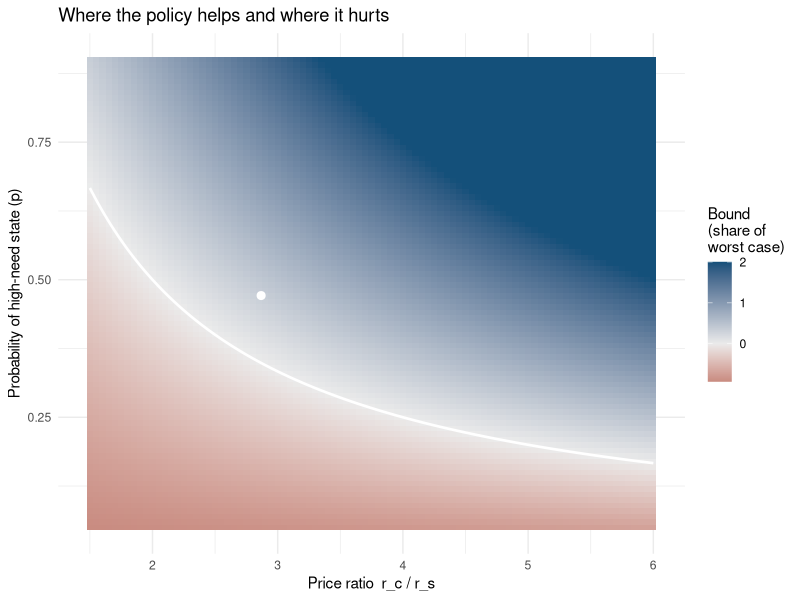
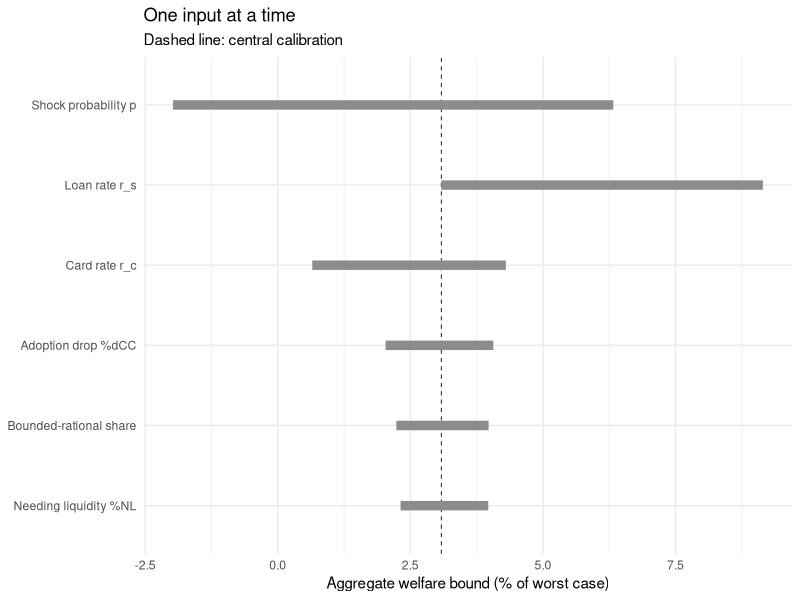

Generate these figures, in order, with R:
## ---- chunk 1
#| echo: true
#| message: false
#| warning: false

# --- Calibration inputs, as reported in the source study ---------------------
# Rate ranges: subsidized/unsubsidized federal loan rates in 2010, and prime/
# subprime average card rates from the regulator's CARD Act market report.
rs_range <- c(low = 0.068, high = 0.045)   # high benefit uses the LOWER loan rate
rc_range <- c(low = 0.195, high = 0.215)   # high benefit uses the HIGHER card rate

# Survey-calibrated population shares, overall and by ZIP income quartile.
cal <- data.frame(
  group   = c("All", "0-25 pctl", "25-50 pctl", "50-75 pctl", "75-100 pctl"),
  d_cc    = c(30.35, 33.25, 36.90, 27.06, 22.22) / 100,  # drop in card adoption
  need_l  = c(46.61, 52.50, 43.17, 45.80, 44.61) / 100,  # share needing liquidity
  p_hat   = c(47.12, 56.19, 49.72, 43.04, 35.57) / 100,  # prob. of high state
  p_bd    = c(62.06, 69.25, 62.93, 62.03, 52.40) / 100   # boundedly rational share
)

# --- The bound itself --------------------------------------------------------
per_consumer <- function(p, rc, rs) p * (rc / rs) - 1            # eq. 13 scaled

welfare_bounds <- function(d_cc, need_l, p_hat, p_bd) {
  scale <- d_cc * need_l
  ends <- c("low", "high")
  bd  <- sapply(ends, function(e) scale * per_consumer(p_hat, rc_range[[e]], rs_range[[e]]))
  opt <- sapply(ends, function(e) scale * min(0, per_consumer(p_hat, rc_range[[e]], rs_range[[e]])))
  tot <- (1 - p_bd) * opt + p_bd * bd
  c(opt_lo = opt[["low"]], opt_hi = opt[["high"]],
    bd_lo  = bd[["low"]],  bd_hi  = bd[["high"]],
    tot_lo = tot[["low"]], tot_hi = tot[["high"]])
}

res <- t(mapply(welfare_bounds, cal$d_cc, cal$need_l, cal$p_hat, cal$p_bd))
out <- data.frame(group = cal$group, round(100 * res, 2))
out
## ---- chunk 2
#| echo: true
#| message: false
#| warning: false
#| label: fig-wc-surface
#| fig-cap: "The welfare bound for a boundedly rational consumer over the two quantities it depends on: the probability of the high-need state and the price ratio of the two instruments. The heavy contour is the break-even locus p = r_s / r_c; the point marks the study's central calibration. Everything above the contour is a welfare gain."

library(ggplot2)

surf <- expand.grid(p = seq(0.05, 0.90, by = 0.01),
                    ratio = seq(1.5, 6.0, by = 0.05))     # ratio = r_c / r_s
surf$bound <- surf$p * surf$ratio - 1

central <- data.frame(p = 0.4712, ratio = 0.195 / 0.068)

ggplot(surf, aes(ratio, p)) +
  geom_raster(aes(fill = pmax(pmin(bound, 2), -1))) +
  geom_contour(aes(z = bound), breaks = 0, colour = "white", linewidth = 0.9) +
  geom_point(data = central, size = 2.4, colour = "white") +
  scale_fill_gradient2(name = "Bound\n(share of\nworst case)",
                       low = "#8c1616", mid = "grey92", high = "#14507a",
                       midpoint = 0) +
  labs(x = "Price ratio  r_c / r_s",
       y = "Probability of high-need state (p)",
       title = "Where the policy helps and where it hurts") +
  theme_minimal(base_size = 11)
## ---- chunk 3
#| echo: true
#| message: false
#| warning: false

breakeven <- data.frame(
  group        = cal$group,
  p_calibrated = cal$p_hat,
  p_breakeven  = 0.068 / 0.195,               # conservative rate pair
  slack        = cal$p_hat - 0.068 / 0.195
)
breakeven$verdict <- ifelse(breakeven$slack > 0, "net benefit", "net harm")
round_cols <- c("p_calibrated", "p_breakeven", "slack")
breakeven[round_cols] <- lapply(breakeven[round_cols], round, 3)
breakeven
## ---- chunk 4
#| echo: true
#| message: false
#| warning: false
#| label: fig-wc-tornado
#| fig-cap: "One-way sensitivity of the aggregate welfare bound. Each bar shows the range produced by moving a single calibrated input across its plausible interval with the others fixed. The price ratio and the shock probability dominate; the population shares scale the answer without threatening its sign."

base <- list(d_cc = 0.3035, need_l = 0.4661, p_hat = 0.4712,
             p_bd = 0.6206, rc = 0.195, rs = 0.068)

agg <- function(x) {
  bd  <- x$d_cc * x$need_l * (x$p_hat * x$rc / x$rs - 1)
  opt <- x$d_cc * x$need_l * min(0, x$p_hat * x$rc / x$rs - 1)
  100 * ((1 - x$p_bd) * opt + x$p_bd * bd)
}

ranges <- list(
  `Shock probability p`      = list(p_hat  = c(0.30, 0.60)),
  `Card rate r_c`            = list(rc     = c(0.155, 0.215)),
  `Loan rate r_s`            = list(rs     = c(0.045, 0.068)),
  `Adoption drop %dCC`       = list(d_cc   = c(0.20, 0.40)),
  `Needing liquidity %NL`    = list(need_l = c(0.35, 0.60)),
  `Bounded-rational share`   = list(p_bd   = c(0.45, 0.80))
)

rows <- do.call(rbind, lapply(names(ranges), function(nm) {
  par <- names(ranges[[nm]]); vals <- ranges[[nm]][[1]]
  lo <- base; lo[[par]] <- vals[1]
  hi <- base; hi[[par]] <- vals[2]
  data.frame(input = nm, low = agg(lo), high = agg(hi))
}))
rows$span  <- abs(rows$high - rows$low)
rows$input <- factor(rows$input, levels = rows$input[order(rows$span)])

ggplot(rows) +
  geom_hline(yintercept = agg(base), linetype = "dashed", linewidth = 0.3) +
  geom_segment(aes(x = input, xend = input, y = low, yend = high),
               linewidth = 3.2, colour = "grey55") +
  coord_flip() +
  labs(x = NULL, y = "Aggregate welfare bound (% of worst case)",
       title = "One input at a time",
       subtitle = "Dashed line: central calibration") +
  theme_minimal(base_size = 11)
